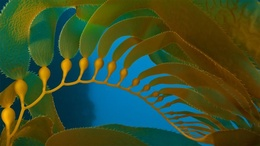
%> input picture matlab/v2/img/2.jpg, 260 x 146 px, shrunk from 682 x 384 before the run
$ octave Canny.m   (GNU Octave 9; MATLAB toolbox functions it lacks are replaced by stand-ins)
%> lines starting %> are read from the running program, lines starting %| are printed output that depends on the picture; in (x1, y1, x2, y2) boxes, pixels count from 0 and x2, y2 are one past the last pixel; in counts of white or black regions, pixels touching at a corner belong together; the program's own positions count from 1
### matlab/v2/f_rgb2gray.m
function Gray = f_rgb2gray(I)

    R = uint16(I(:,:,1));
    G = uint16(I(:,:,2));
    B = uint16(I(:,:,3));

    % Gray = R*0.299 + G*0.587 + B*0.114;   % 经验参数

    Gray = uint8((R*77 + G*150 + B*29) / 256);  % 定点化近似

end

### matlab/v2/f_med_filter.m
function i_med = f_med_filter(I)

    [ROW,COL] = size(I);

    i_med = uint8(zeros(ROW,COL));

    theta1 = 16;
    theta2 = 22;

    for r = 2:ROW-1
        for c = 2:COL-1
            p = f_get_px9(I, r, c);
            z = zeros(9,1);
            for i = 1:9
                z(i) = abs(p(i) - p(5));    % 9方向（包括自己）的差分数据
            end
            Zavg = mean(z);
            Zmin = min(z);
            if Zavg < theta1                          % 极大可能不是噪点
                i_med(r,c) = p(5);                    % 取本值
            else
                if (Zavg + Zmin >= theta2)            % 一定是噪点，且大概率是孤立噪点
                    i_med(r,c) = median(p);           % 取中值
                else                                  % 可能是噪点，且8-邻域内疑似还有其他噪点
                    aa = 0;
                    for i = 1:9
                        if (z(i) >= Zavg)
                            aa = aa + 1;
                        end
                    end
                    if (aa >= 5)                % aa里面1多，说明是噪点
                        i_med(r,c) = median(p);
                    else                        % aa里面0多，说明不是噪点
                        i_med(r,c) = p(5);
                    end
                end
            end
        end
    end

    i_med(1,:)       = I(1,:)      ;
    i_med(ROW - 1,:) = I(ROW - 1,:);
    i_med(:,1)       = I(:,1)      ;
    i_med(:,COL)     = I(:,COL)    ;
end

### matlab/v2/f_conv.m
function img = f_conv(img_in, convCore)

    [ROW,COL] = size(img_in);
    I = double(img_in);
    cv = f_get_px9(double(convCore),2,2);

    img = zeros(ROW,COL);

    for r = 2:ROW-1
        for c = 2:COL-1
            p = f_get_px9(I,r,c);
            img(r,c) = sum(p.*cv);
        end
    end

end

### matlab/v2/f_gauss.m
function i_gaos = f_gauss(I)

    [ROW,COL] = size(I);

    i_gaos = uint8(f_conv(I,[1 2 1; 2 4 2; 1 2 1]) / 16);

    i_gaos(1,:)       = uint8(I(1,:)      );
    i_gaos(ROW - 1,:) = uint8(I(ROW - 1,:));
    i_gaos(:,1)       = uint8(I(:,1)      );
    i_gaos(:,COL)     = uint8(I(:,COL)    );

end

### matlab/v2/f_sobel.m
function [i_sobel, Gx, Gy] = f_sobel(I)

    [ROW,COL] = size(I);

    Gx = f_conv(I,[-1 0 1; -2 0 2; -1 0 1]) / 8;   % 采用非标准Sobel算子,45°方向朝右下
    Gy = f_conv(I,[-1 -2 -1; 0 0 0; 1 2 1]) / 8;   % -127 ~ 127

    i_sobel = uint8((abs(Gx) + abs(Gy)));                       % 0 ~ 255

    i_sobel(1,:)       = 0;
    i_sobel(ROW - 1,:) = 0;
    i_sobel(:,1)       = 0;
    i_sobel(:,COL)     = 0;

end

### matlab/v2/f_NMS.m
function o_NMS = f_NMS(I, Gx, Gy)
% 非极大值抑制FPGA优化版 (Non-Maximum Suppression FPGA Plus)
    [ROW,COL] = size(I);
    o_NMS = uint8(zeros(ROW,COL));   % NMS = Non-Maximum Suppression,非极大值抑制

    for r = 2:ROW-1
        for c = 2:COL-1
            p = f_get_px9(I,r,c);
            if  (abs(Gx(r,c))*2 > abs(Gy(r,c))*5 && p(5) >= p(4) && p(5) >= p(6)) ||...
                (abs(Gy(r,c))*2 > abs(Gx(r,c))*5 && p(5) >= p(2) && p(5) >= p(8))
                o_NMS(r,c) = p(5);
            elseif  (((Gx(r,c)>0 && Gy(r,c)>0) || (Gx(r,c)<0 && Gy(r,c)<0)) && p(5) >= p(1) && p(5) >= p(9)) ||...
                    (((Gx(r,c)>0 && Gy(r,c)<0) || (Gx(r,c)<0 && Gy(r,c)>0)) && p(5) >= p(3) && p(5) >= p(7))
                o_NMS(r,c) = p(5);
            else
                o_NMS(r,c) = 0;
            end
        end
    end

end

### matlab/v2/f_histogram.m
function [histogram, GrayArr] = f_histogram(I, L)

    [ROW,COL] = size(I);
    histogram = zeros(L,1);             % 直方图

    for r = 1:ROW                       % 直方图统计 = 矩阵
        for c = 1:COL
            index = I(r,c) + 1;         % img_NMS(r,c)的值是从0开始的, 而index是从1开始的
            if (index > L)              % 避免溢出
                index = L;
            end
            histogram(index) = histogram(index) + 1;
        end
    end

    GrayArr = histogram .* (0:L-1)';


end

### matlab/v2/f_otus1.m
%% 函数: OTUS算法
function [Tmax, histogram, GrayArr, MUL, SUBB, SIGMA] = f_otus1(I, L)

    [histogram, GrayArr] = f_histogram(I, L);

    [N1,N2,GrayAll1,GrayAll2] = deal(zeros(L,1));    % 数据清空

    for t = 1:L
        N1(t) = sum(histogram(1:t));
        N2(t) = sum(histogram(t+1:L));
        GrayAll1(t) = sum(GrayArr(1:t));
        GrayAll2(t) = sum(GrayArr(t+1:L));
    end

    % 计算
    MUL = N1.*N2;
    SUBB = (GrayAll1./N1 - GrayAll2./N2).^2;
    SIGMA = MUL.*SUBB;
    [~,Tmax] = max(SIGMA);
end

### matlab/v2/f_otus2.m
%% 函数: FPGA优化后的OTUS算法
% FPGA还剩194,688bits的BRAM可以用
function [Tmax, histogram, GrayArr, MUL, SUBB, SIGMA] = f_otus2(I, L)

    MUL = zeros(L,1);                   % N1*N2, uint16*uint16 = uint32
    DIV1 = zeros(L,1);                  % GrayAll1_u23 / N1_u16 = uint23
    DIV2 = zeros(L,1);                  % GrayAll2_u23 / N2_u16 = uint23
    SUB_u16 = zeros(L,1);               % DIV1 - DIV2 = uint23(取低16位)

    % 直方图统计, histogram(uint20,1024*768), GrayArr(uint20, 2k压力测试938,944)
    [histogram, GrayArr] = f_histogram(I, L);

    for t = 1:L                                     % 统计t阈值下的otus数据
        % N1,N2(uint20,1024*768), GrayAll1,GrayAll2 : uint23(1024*768*8)
        [N1, N2, GrayAll1, GrayAll2] = deal(0);     % 数据清零复位

        for i = 1:L
            if (i <= t)
                N1 = N1 + histogram(i);
                GrayAll1 = GrayAll1 + GrayArr(i);
            elseif (i > t)
                N2 = N2 + histogram(i);
                GrayAll2 = GrayAll2 + GrayArr(i);
            end
        end

        N1_u16 = fix(N1/16);                        % 保留高位,截去低位
        N2_u16 = fix(N2/16);

        % 正式计算
        MUL(t)  = N1_u16 * N2_u16;
        if N1_u16 > 0
            DIV1(t) = fix(GrayAll1 / N1_u16);       % uint23 / uint16 = uint23
        else
            DIV1(t) = 0;
        end
        if N2_u16 > 0
            DIV2(t) = fix(GrayAll2 / N2_u16);
        else
            DIV2(t) = 0;
        end
        SUB  = abs(DIV1(t) - DIV2(t));
        SUB_u16(t) = SUB;                           % 保留低位,截去高位
        SUBB = SUB_u16.^2;
    end
    SIGMA = MUL.*SUBB;
    [~,Tmax] = max(SIGMA);

end

### matlab/v2/f_modelsim.m
function [histogram, GrayArr, MUL, SUBB, SIGMA] = f_modelsim()

    histogram = load('D:/PrjWorkspace/Dissertation/version/v2/tb/otus/forTXT/histo.txt');
    GrayArr = load('D:/PrjWorkspace/Dissertation/version/v2/tb/otus/forTXT/grayArr.txt');
    MUL = load('D:/PrjWorkspace/Dissertation/version/v2/tb/otus/forTXT/MUL.txt');
    SUBB = load('D:/PrjWorkspace/Dissertation/version/v2/tb/otus/forTXT/SUBB.txt');
    SIGMA = load('D:/PrjWorkspace/Dissertation/version/v2/tb/otus/forTXT/SIGMA.txt');

end

### matlab/v2/f_get_px9.m
function p = f_get_px9(I,r,c)
    p = zeros(9,1);
    p(1) = I(r-1,c-1); p(2) = I(r-1,c); p(3) = I(r-1,c+1);
    p(4) = I(r  ,c-1); p(5) = I(r  ,c); p(6) = I(r  ,c+1);
    p(7) = I(r+1,c-1); p(8) = I(r+1,c); p(9) = I(r+1,c+1);
end

### matlab/v2/Canny.m
clc; clear; close all;

% 读取图片（i_orig = img_original）
i_orig = imread('./img/2.jpg');
%> i_orig is the input picture: size 146x260x3 uint8; mean R, G, B 59.8, 79.6, 42.1

% 添加椒盐噪声
i_noise = imnoise(i_orig,'salt & pepper',0.00);

% RGB转灰度
i_gray = f_rgb2gray(i_noise);
%> in f_rgb2gray, `R = uint16(I(:,:,1));`:
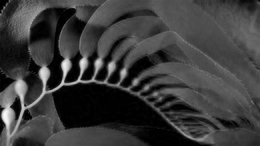
%> R: size 146x260 uint16; min 0, max 251, mean 59.8
%> in f_rgb2gray, `B = uint16(I(:,:,3));`:
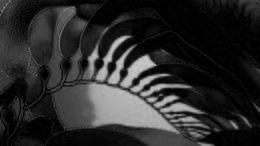
%> B: size 146x260 uint16; min 0, max 200, mean 42.1

% 自适应中值滤波剔除噪声
i_med = f_med_filter(i_gray);
%> after the loop in f_med_filter, `for r = 2:ROW-1`:
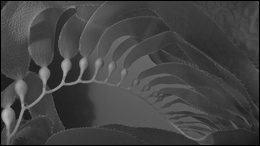
%> i_med: size 146x260 uint8; min 0, max 184, mean 68
%> after the loop in f_med_filter, `for r = 2:ROW-1`: aa = 4; z = [4; 3; 0; 2; 0; 2; 2; 3; 3]
%> in f_med_filter, `i_med(1,:)       = I(1,:)      ;`: i_med: size 146x260 uint8; 0.68% of pixels changed, all inside (x1, y1, x2, y2) = (0, 0, 260, 1)
%> in f_med_filter, `i_med(ROW - 1,:) = I(ROW - 1,:);`: i_med: size 146x260 uint8; min 0, max 184, mean 68.5; mean of the top-left, top-right, bottom-left and bottom-right quarters 78.6, 61.7, 67.7, 66

% Gaussian滤波卷积平滑噪声
i_gaos = f_gauss(i_med);
%> after the loop in f_conv, `for r = 2:ROW-1`:
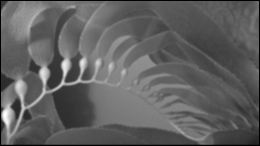
%> img: size 146x260 double; min 0, max 2872, mean 1086.9; drawn with min black and max white
%> in f_gauss, `i_gaos(1,:)       = uint8(I(1,:)      );`: i_gaos: size 146x260 uint8; min 0, max 180, mean 68.5
%> in f_gauss, `i_gaos(ROW - 1,:) = uint8(I(ROW - 1,:));`: i_gaos: size 146x260 uint8; min 0, max 180, mean 68.5; mean of the top-left, top-right, bottom-left and bottom-right quarters 78.7, 61.7, 67.7, 66.1

% sobel算子计算xy梯度幅值
[i_sobel, Gx, Gy] = f_sobel(i_gaos);
%> call 2 of f_conv, with convCore = [-1 0 1; -2 0 2; -1 0 1]
%> after the loop in f_conv (call 2), `for r = 2:ROW-1`:
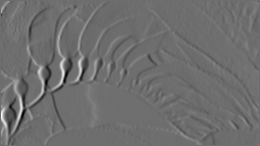
%> img: size 146x260 double; min -328, max 428, mean 0; drawn with min black and max white
%> call 3 of f_conv, with convCore = [-1 -2 -1; 0 0 0; 1 2 1]
%> after the loop in f_conv (call 3), `for r = 2:ROW-1`:
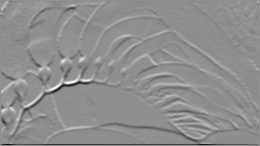
%> img: size 146x260 double; min -363, max 279, mean -2.5; drawn with min black and max white
%> in f_sobel, `i_sobel = uint8((abs(Gx) + abs(Gy)));`:
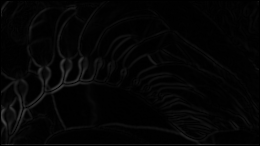
%> i_sobel: size 146x260 uint8; min 0, max 69, mean 4.7
%> in f_sobel, `i_sobel(ROW - 1,:) = 0;`: i_sobel: size 146x260 uint8; 0.68% of pixels changed, all inside (x1, y1, x2, y2) = (1, 144, 259, 145)

% 非极大值抑制FPGA优化版 (Non-Maximum Suppression FPGA Plus)
i_NMS = f_NMS(i_sobel, Gx, Gy);

% 最大类间方差法(OTSU算法)取0.5Tmax和0.125Tmax为"双阈值边缘检测"的双阈值
T_lib = round(256*graythresh(i_NMS) + 1);
%> T_lib = 13
[T1, HST1, GAr1, MUL1, SUBB1, SIG1] = f_otus1(i_NMS, 256);
%> after the loop in f_histogram, `for r = 1:ROW`: histogram = 256 values, max 19019 at index 1, min 0 at index 65, mean 148.3
%> in f_histogram, `GrayArr = histogram .* (0:L-1)';`: GrayArr = 256 values, max 7015 at index 2, min 0 at index 1, mean 380.1
%> after the loop in f_otus1, `for t = 1:L`: GrayAll1 = 256 values from 0 to 97307; GrayAll2 = 256 values, max 97307 at index 1, min 0 at index 70, mean 6305.4; N1 = 256 values from 19019 to 37960; N2 = 256 values, max 18941 at index 1, min 0 at index 70, mean 380.1
%> in f_otus1, `MUL = N1.*N2;`: MUL = 256 values, max 360238879 at index 1, min 0 at index 70, mean 11489540.6
%> in f_otus1, `[~,Tmax] = max(SIGMA);`: Tmax = 13
%> T1 = 13; HST1 has the same summary as histogram in f_histogram; GAr1 has the same summary as GrayArr in f_histogram; MUL1 has the same summary as MUL in f_otus1
[T2, HST2, GAr2, MUL2, SUBB2, SIG2] = f_otus2(i_NMS, 128);
%> in f_otus2, `[histogram, GrayArr] = f_histogram(I, L);`: histogram = 128 values, max 19019 at index 1, min 0 at index 65, mean 296.6; GrayArr = 128 values, max 7015 at index 2, min 0 at index 1, mean 760.2
%> the loop in f_otus2, `for t = 1:L` made 128 passes
%> (N1_u16, N2_u16, SUB) on passes 1 to 12: (1188, 1183, 82), (1627, 745, 117), (1843, 529, 150), (1953, 419, 177), (2025, 346, 201), (2077, 294, 222), (2112, 259, 240), (2143, 229, 257), (2170, 202, 275), (2194, 178, 293), (2214, 157, 313), (2233, 139, 331)
%> after the loop in f_otus2, `for t = 1:L`: DIV1 = 128 values from 0 to 41; DIV2 = 128 values, max 1663 at index 56, min 0 at index 59, mean 298.5; MUL = 128 values, max 1405404 at index 1, min 0 at index 59, mean 89252; SUB_u16 = 128 values, max 1623 at index 56, min 40 at index 59, mean 307.5
%> in f_otus2, `SIGMA = MUL.*SUBB;`: SIGMA = 128 values, max 34205170500 at index 13, min 0 at index 59, mean 1.03e+10
%> T2 = 13; HST2 has the same summary as histogram in f_otus2; GAr2 has the same summary as GrayArr in f_otus2; MUL2 has the same summary as MUL in f_otus2; SUBB2 = 128 values, max 2634129 at index 56, min 1600 at index 59, mean 225474.8; SIG2 has the same summary as SIGMA in f_otus2
%> the run ends on the next line

% Modelsim比对数据导入
[HST3, GAr3, MUL3, SUBB3, SIG3] = f_modelsim();
